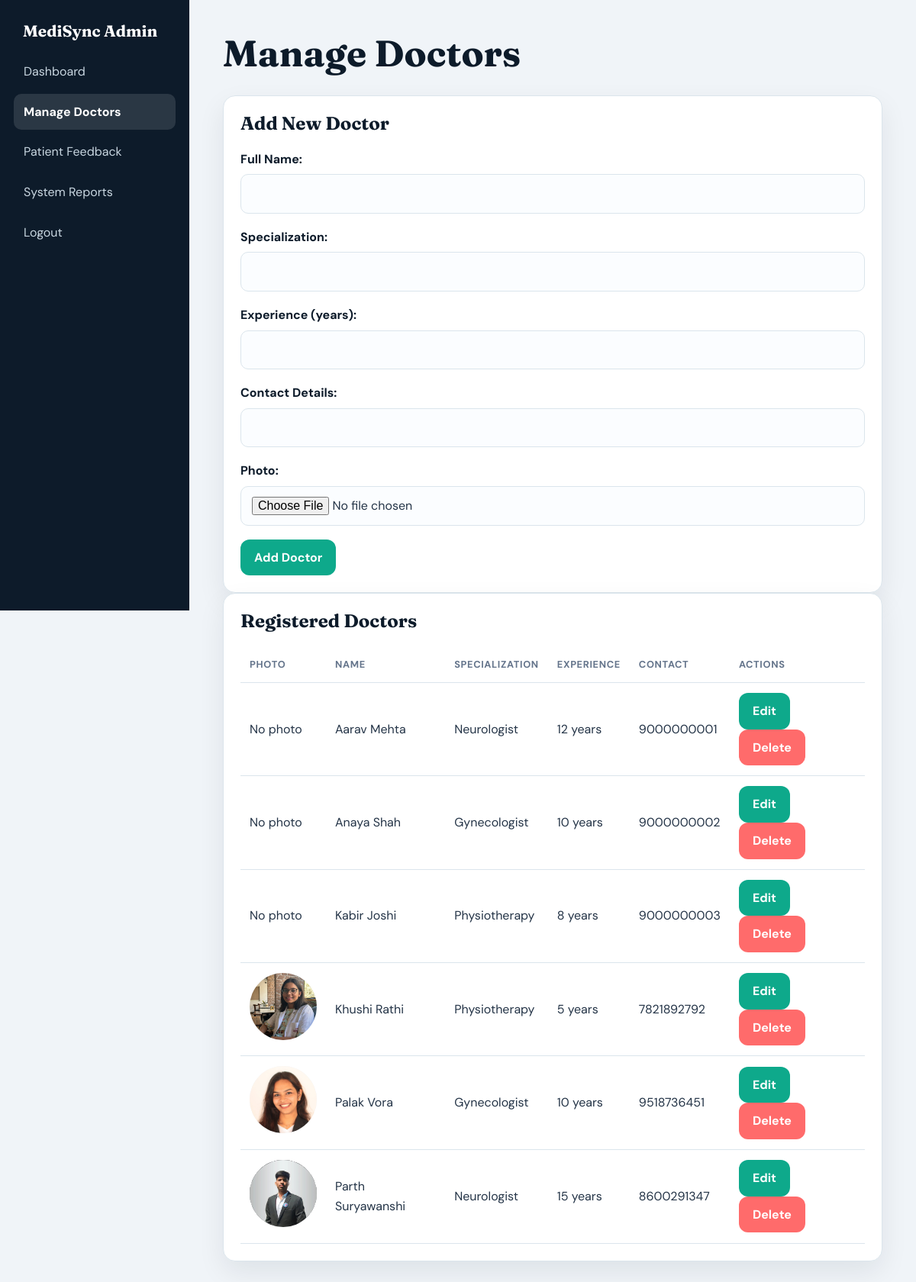
Page /admin/doctors.php (signed in) on the committed database.
### tables this page shows
CREATE TABLE doctors (
  doctor_id int NOT NULL AUTO_INCREMENT,
  `name` varchar(255) NOT NULL,
  specialization varchar(255) NOT NULL,
  experience int NOT NULL,
  contact_details varchar(255) NOT NULL,
  created_at timestamp NULL DEFAULT CURRENT_TIMESTAMP,
  photo varchar(255) DEFAULT NULL,
  PRIMARY KEY (doctor_id)
);

### admin/doctors.php (the view, shortened to what this page needs)
<?php
require_once '../includes/db_connection.php';
$action = $_GET['action'] ?? '';
$errors = [];
$current_doctor = [];
try {
    $stmt = $pdo->query("SELECT * FROM doctors ORDER BY name");
    $doctors = $stmt->fetchAll();
} catch (PDOException $e) {
    error_log('Doctor list fetch failed: ' . $e->getMessage());
    $errors[] = "Unable to load doctor list right now.";
}
?>
<!DOCTYPE html>
<html lang="en">
<head>
    <link href="../assets/css/style.css" rel="stylesheet">
</head>
<body>
    <div class="admin-dashboard">
        <div class="admin-sidebar">
            <h2>MediSync Admin</h2>
            <nav>
                <a href="dashboard.php" class="nav-link">Dashboard</a>
                <a href="doctors.php" class="nav-link active">Manage Doctors</a>
                <a href="feedback.php" class="nav-link">Patient Feedback</a>
                <a href="reports.php" class="nav-link">System Reports</a>
                <a href="logout.php" class="nav-link">Logout</a>
            </nav>
        </div>
        <div class="admin-main">
            <h1>Manage Doctors</h1>
            <div class="stat-card">
                <h2><?= $action === 'edit' ? 'Edit Doctor' : 'Add New Doctor' ?></h2>
                <form method="post" enctype="multipart/form-data">
                    <div class="form-row">
                        <div class="form-group">
                            <label>Full Name:</label>
                            <input type="text" name="name" required
                                   value="<?= htmlspecialchars($current_doctor['name'] ?? '') ?>">
                        </div>
                        <div class="form-group">
                            <label>Specialization:</label>
                            <input type="text" name="specialization" required
                                   value="<?= htmlspecialchars($current_doctor['specialization'] ?? '') ?>">
                        </div>
                    </div>
                    <div class="form-row">
                        <div class="form-group">
                            <label>Experience (years):</label>
                            <input type="number" name="experience" min="0" required
                                   value="<?= htmlspecialchars($current_doctor['experience'] ?? '') ?>">
                        </div>
                        <div class="form-group">
                            <label>Contact Details:</label>
                            <input type="text" name="contact" required
                                   value="<?= htmlspecialchars($current_doctor['contact_details'] ?? '') ?>">
                        </div>
                    </div>
                    <div class="form-group">
                        <label>Photo:</label>
                        <input type="file" name="photo" accept="image/*">
                    </div>
                    <button type="submit" class="btn">
                        <?= $action === 'edit' ? 'Update Doctor' : 'Add Doctor' ?>
                    </button>
                </form>
            </div>
            <div class="stat-card">
                <h2>Registered Doctors</h2>
                <table>
                    <thead>
                        <tr>
                            <th>Photo</th>
                            <th>Name</th>
                            <th>Specialization</th>
                            <th>Experience</th>
                            <th>Contact</th>
                            <th>Actions</th>
                        </tr>
                    </thead>
                    <tbody>
                        <?php foreach ($doctors as $doctor): ?>
                        <tr>
                            <td>
                                <?php if (!empty($doctor['photo'])): ?>
                                    <img src="<?= htmlspecialchars($doctor['photo'], ENT_QUOTES, 'UTF-8') ?>" alt="Doctor Photo" class="doctor-photo">
                                <?php else: ?>
                                    <span class="no-photo">No photo</span>
                                <?php endif; ?>
                            </td>
                            <td><?= htmlspecialchars($doctor['name']) ?></td>
                            <td><?= htmlspecialchars($doctor['specialization']) ?></td>
                            <td><?= $doctor['experience'] ?> years</td>
                            <td><?= htmlspecialchars($doctor['contact_details']) ?></td>
                            <td>
                                <a href="doctors.php?action=edit&id=<?= $doctor['doctor_id'] ?>"
                                   class="btn btn-sm">Edit</a>
                                <form method="post" style="display:inline" onsubmit="return confirm('Are you sure?')">
                                    <button type="submit" class="btn btn-sm danger">Delete</button>
                                </form>
                            </td>
                        </tr>
                        <?php endforeach; ?>
                    </tbody>
                </table>
            </div>
        </div>
    </div>
</body>
</html>

### assets/css/style.css (style rules this page uses)
:root { --navy: #0d1b2a; --navy-soft: #1b3145; --teal: #0ea98b; --teal-dark: #087e69; --slate: #f0f4f8; --coral: #ff6b6b; --ink: #243447; --muted: #64748b; --line: #dbe5ec; --white: #fff; --radius: 16px; --shadow: 0 14px 35px rgba(13, 27, 42, .08); }
* { box-sizing: border-box; }
html { scroll-behavior: smooth; }
body { margin: 0 !important; min-height: 100vh; background: var(--slate) !important; background-image: none !important; color: var(--ink) !important; font: 400 16px/1.6 'DM Sans', sans-serif !important; }
a { color: var(--teal-dark); text-decoration: none; }
h1, h2, h3, h4 { color: var(--navy); line-height: 1.15; margin-top: 0; }
h1, h2 { font-family: Fraunces, serif; }
button, input, textarea, select { font: inherit; }
.btn, button.btn { display:inline-flex; align-items:center; justify-content:center; gap:8px; border: 0; border-radius: 12px; padding: 11px 18px; background: var(--teal) !important; color: var(--white) !important; cursor:pointer; font-weight:700; transition: transform .2s, background .2s, box-shadow .2s; }
.btn.danger { background: var(--coral) !important; }
.dashboard-container, .admin-dashboard { display:flex; min-height:100vh; width:100%; }
.user-sidebar, .admin-sidebar { position: fixed !important; inset: 0 auto 0 0; width: 248px !important; height:100vh !important; padding: 28px 18px !important; background: var(--navy) !important; border-radius:0 !important; box-shadow:none !important; z-index:5; }
.user-sidebar h2, .admin-sidebar h2 { color:#fff !important; font:700 1.3rem Fraunces,serif; padding:0 12px; }
.user-sidebar nav, .admin-sidebar nav { display:flex; flex-direction:column; gap:5px; }
.nav-link { display:block; color: #c9d7e1 !important; padding:11px 13px !important; margin:0 !important; border-radius:10px !important; transition: background .2s, color .2s; }
.nav-link:hover, .nav-link.active { background: rgba(255,255,255,.12) !important; color:#fff !important; font-weight:700; }
.user-main, .admin-main { width:auto !important; min-height:100vh; margin-left:248px !important; padding:42px 44px !important; flex:1; max-width:calc(100% - 248px); }
.user-main h1, .admin-main h1 { font-size: clamp(2rem, 4vw, 3rem); margin-bottom: 28px; }
.stat-card, .recent-appointments, .doctor-card, .doctor-info, .booking-container form, .login-container, .register-container, .contact-container, .profile-container, .feedback-card, .report-card { background: var(--white) !important; border:1px solid var(--line); border-radius:var(--radius) !important; box-shadow: var(--shadow) !important; color:var(--ink); }
.stat-card { padding:22px !important; }
table { width:100%; border-collapse:collapse; }
th, td { padding:13px 12px; border-bottom:1px solid var(--line) !important; text-align:left; }
th { color:var(--muted); font-size:.8rem; text-transform:uppercase; letter-spacing:.05em; }
.doctor-photo { width:88px !important; height:88px !important; flex:0 0 88px; border-radius:50% !important; object-fit:cover; background:var(--slate) !important; }
.form-group { margin-bottom:18px !important; text-align:left; }
label { display:block; color:var(--navy); font-weight:700; margin-bottom:7px; }
input, textarea, select { width:100% !important; padding:12px 14px !important; color:var(--ink); background:#fbfdff !important; border:1px solid var(--line) !important; border-radius:10px !important; }
.surface, .stat-card, .appointment-card, .doctor-card, .recent-appointments, .login-container, .register-container, .contact-container, .profile-container { animation: rise-in .55s ease both; }

### rows in the picture
doctors: shows "No photo", name "Aarav Mehta", specialization "Neurologist", experience "12", contact_details "9000000001"
doctors: shows "No photo", name "Anaya Shah", specialization "Gynecologist", experience "10", contact_details "9000000002"
doctors: shows "No photo", name "Kabir Joshi", specialization "Physiotherapy", experience "8", contact_details "9000000003"
doctors: photo (picture), name "Khushi Rathi", specialization "Physiotherapy", experience "5", contact_details "7821892792"
doctors: photo (picture), name "Palak Vora", specialization "Gynecologist", experience "10", contact_details "9518736451"
doctors: photo (picture), name "Parth Suryawanshi", specialization "Neurologist", experience "15", contact_details "8600291347"
